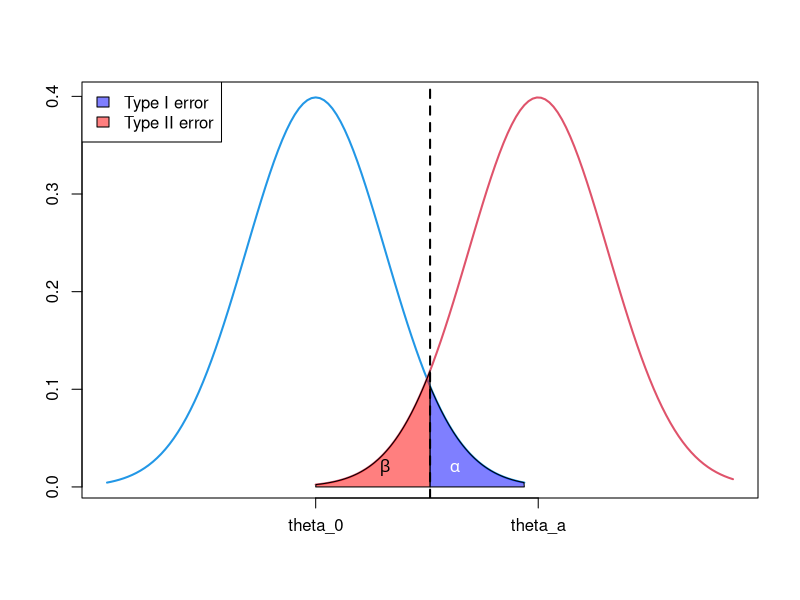

Generate this figure with R: (Note: this script raises an error after producing the figure.)
## ---- chunk 1
#The code in the Lecture 8 notes#
curve(dnorm, from=-3, to=3, xlim=c(-3, 6), lwd=2, col=4, axes=FALSE, xlab=NA, ylab=NA)
curve(dnorm(x, mean=3.2), add=TRUE, col=2, lwd=2, from=0, to=6)
coord.x <- c(qnorm(0.95),
seq(qnorm(0.95), 0, by=-0.01), 0)
coord.y <- c(0, dnorm(coord.x[-c(1, length(coord.x))], mean=3.2), 0)
polygon(coord.x, coord.y, col=rgb(1, 0, 0, 0.5))
coord.x <- c(qnorm(0.95),
seq(qnorm(0.95), 3, by=0.01), 3)
coord.y <- c(0, dnorm(coord.x[-c(1, length(coord.x))]), 0)
polygon(coord.x, coord.y, col=rgb(0, 0, 1, 0.5))
abline(v = qnorm(0.95), lty=2, lwd=2)
text(1, 0.02, labels = expression(beta))
text(2, 0.02, labels = expression(alpha), col = "white")
axis(1, at = c(0, 3.2), labels = c(expression(theta_0), expression(theta_a)))
axis(2)
box()
legend("topleft", c("Type I error", "Type II error"), fill=c(rgb(0, 0, 1, 0.5), rgb(1, 0, 0, 0.5)))
## ---- chunk 2
#Use ggplot function to create the graph#
library(tidyverse)
ggplot(NULL, aes(x = c(-3, 6), y = c(0, 0.4))) +
  stat_function(fun = dnorm, args = list(mean = 0, sd = 1), lwd = 1, xlim = c(-3, 3), color = "blue") +
  stat_function(fun = dnorm, args = list(mean = 0, sd = 1), xlim = c(qnorm(0.95), 3), geom = "area", col = "black", alpha = 0.4, aes(fill = "red")) + 
  stat_function(fun = dnorm, args = list(mean = 3.2, sd = 1), lwd = 1, xlim = c(0, 6), color = 'red') +
  stat_function(fun = dnorm, args = list(mean = 3.2, sd = 1), xlim = c(0, qnorm(0.95)), geom = "area", col = "black", alpha = 0.4, aes(fill = "blue")) +
  geom_vline(xintercept = qnorm(0.95), linetype = 2, lwd=1) +
  annotate("text", x = 2, y = 0.02, label = expression(alpha), color = "white", size = 5) +
  annotate("text", x = 1, y = 0.02, label = expression(beta), size = 5) +
  scale_fill_manual(values = c("red", "blue"), label = c("Type I error", "Type II error")) +
  scale_x_continuous(breaks = c(0, 3.2), labels = c(expression(theta[0]), expression(theta[a]))) +
  theme_bw() +
  theme(panel.background = element_blank(),
        panel.grid = element_blank(),
        legend.title = element_blank(),
        legend.justification = c(0, 1),
        legend.position = c(0, 1),
        legend.box.margin = margin(c(1, 0, 0, 1)),
        legend.box.background = element_rect(fill = NA),
        legend.text = element_text(size = 12, margin = margin(l = 10)),
        axis.title = element_blank(),
        axis.text.x = element_text(size = 15),
        axis.text.y = element_text(size = 13, angle = 90, hjust = 0.5, face = "bold", vjust = 3),
        axis.ticks.length = unit(3, "mm")) 
  
## ---- chunk 3
check <- function(a){
  if(a <= 0) paste("The input number must be positive.")
  else if(a == 1) paste("The input number is 1 and it's not a prime number.")
  else if(a == 2) paste("It's a prime number.")
  else{
    for (i in 2:(a-1)) {
      if((a %% i) == 0){
        return(paste("It's not a prime number."))
        
      }  
        
    }
       return(paste("It's a prime number."))
  }
 
}

check(-1)
check(0)
check(1)
check(2)
check(4)
check(5)
check(3)
check(6)
check(99)
